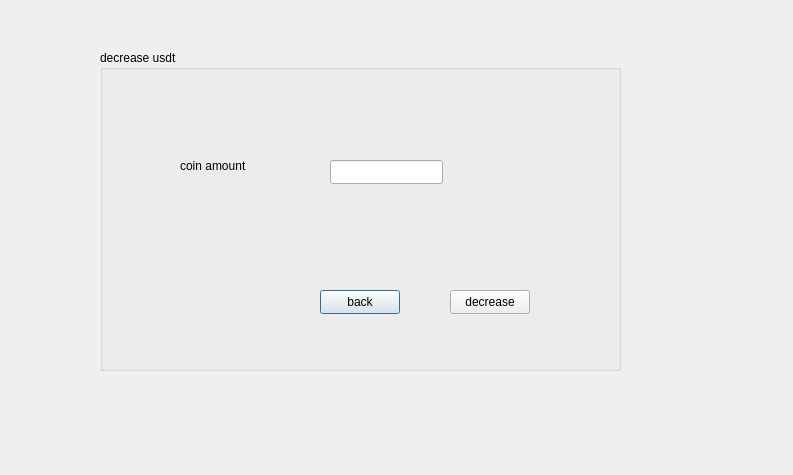
<?xml version="1.0" encoding="UTF-8"?>
<ui version="4.0">
 <class>decrease</class>
 <widget class="QDialog" name="decrease">
  <property name="geometry">
   <rect>
    <x>0</x>
    <y>0</y>
    <width>793</width>
    <height>475</height>
   </rect>
  </property>
  <property name="windowTitle">
   <string>Dialog</string>
  </property>
  <widget class="QGroupBox" name="groupBox">
   <property name="geometry">
    <rect>
     <x>100</x>
     <y>50</y>
     <width>521</width>
     <height>321</height>
    </rect>
   </property>
   <property name="title">
    <string>decrease usdt</string>
   </property>
   <widget class="QPushButton" name="pushButton">
    <property name="geometry">
     <rect>
      <x>220</x>
      <y>240</y>
      <width>80</width>
      <height>24</height>
     </rect>
    </property>
    <property name="text">
     <string>back</string>
    </property>
   </widget>
   <widget class="QPushButton" name="decreease">
    <property name="geometry">
     <rect>
      <x>350</x>
      <y>240</y>
      <width>80</width>
      <height>24</height>
     </rect>
    </property>
    <property name="text">
     <string>decrease</string>
    </property>
   </widget>
   <widget class="QLabel" name="label">
    <property name="geometry">
     <rect>
      <x>80</x>
      <y>100</y>
      <width>81</width>
      <height>31</height>
     </rect>
    </property>
    <property name="text">
     <string>coin amount</string>
    </property>
   </widget>
   <widget class="QLineEdit" name="linecoin">
    <property name="geometry">
     <rect>
      <x>230</x>
      <y>110</y>
      <width>113</width>
      <height>24</height>
     </rect>
    </property>
   </widget>
  </widget>
 </widget>
 <resources/>
 <connections/>
</ui>
